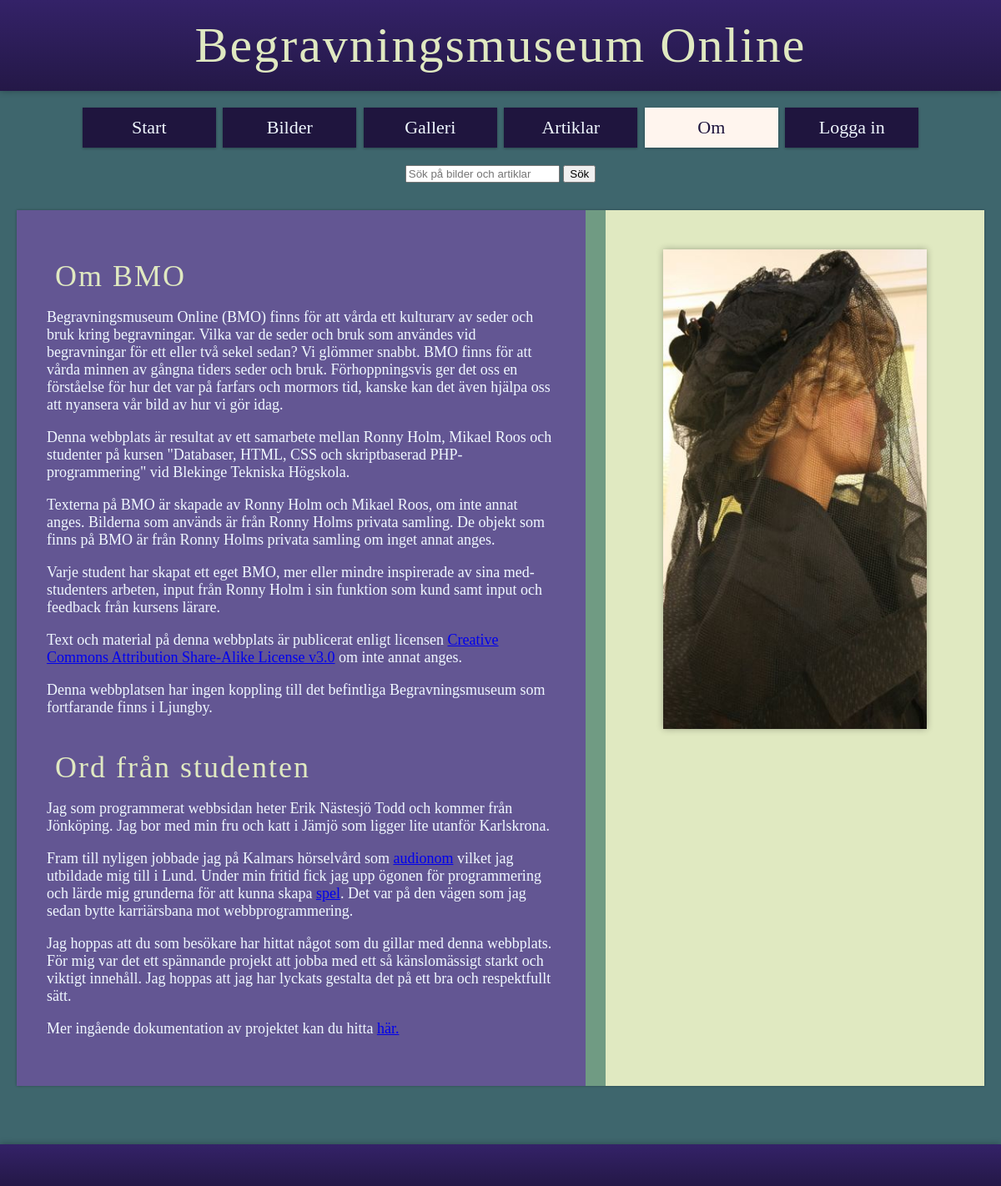
The app's page /om.php with its own data.
### tables this page shows
CREATE TABLE "About" (
	"id"	INTEGER,
	"category"	TEXT,
	"title"	TEXT,
	"content"	TEXT,
	"author"	TEXT,
	"pubdate"	TEXT,
	PRIMARY KEY("id")
);

### src/functions.php (called while the page is built, shortened)
<?php
function findTemplateFile(string $tpl): string
{
    $viewPath = __DIR__ . "/../view";
    $files = [
        $tpl,
        "$viewPath/$tpl",
        "$viewPath/$tpl.php",
    ];
    foreach ($files as $file) {
        if (is_readable($file)) {
            return $file;
        }
    }
    throw new Exception(
        "The template file '$tpl' does not exists or is not readable in"
            . " any way I know of. I even tried the paths '$viewPath/$tpl' and"
            . " '$viewPath/$tpl.php'."
    );
}
function render(string $tpl, array $data = []): void
{
    $file = findTemplateFile($tpl);
    extract($data);
    require $file;
}
function renderToString(string $tpl, array $data = []): string
{
    render($tpl, $data);
    $html = ob_get_contents();
    return $html ? $html : "";
}

### view/db-about-extract.php (the view)
<?php
$id = $id ?? null;
if (!$id) {
    die("Något gick fel när sidan försökte hämtas.");
} else {
    $dsn = "sqlite:../db/bmo.sqlite";
    $db = connectToDatabase($dsn);
    $sql = <<<EOD
    SELECT
        *
    FROM About
    WHERE
        id = ?
    ;
    EOD;
    $stmt = $db->prepare($sql);
    $args = [$id];
    $stmt->execute($args);
    $res = $stmt->fetch();
}
?>
<section id="<?= $res["id"] ?>">
    <h3>
        <?= $res["title"] ?>
    </h3>
    <?= $res["content"] ?>
</section>

### public/css/base.css (style rules this page uses)
html { box-sizing: border-box; background-color: #3e666d; }
*, *::before, *::after { box-sizing: inherit; }
body { overflow-y: scroll; font-size: 18px; margin: 0px auto; }
p { color: AliceBlue; }
h3 { color: #e0e9C1; font-family: 'Times New Roman', Times, serif; font-weight: initial; letter-spacing: 2px; font-size: 2em; margin: 10px; }
section { margin: 40px 0px; }

### records on screen
about: title "Om BMO", content "Begravningsmuseum Online (BMO) finns för att vårda ett kulturarv av seder och bruk kring begravningar. Vilka var de seder och bruk som användes vid begravningar för ett eller två sekel sedan? Vi glömmer snabbt. BMO finns för att vårda minnen av gångna tiders seder och bruk. Förhoppningsvis ger det oss en förståelse för hur det var på farfars och mormors tid, kanske kan det även hjälpa oss att nyansera vår bild av hur vi gör idag. Denna webbplats är resultat av ett samarbete mellan Ronny Holm, Mikael Roos och studenter på kursen \"Databaser, HTML, CSS och skriptbaserad PHP-programmering\" vid Blekinge Tekniska Högskola. Texterna på BMO är skapade av Ronny Holm och Mikael Roos, om inte annat…"
about: title "Ord från studenten", content "Jag som programmerat webbsidan heter Erik Nästesjö Todd och kommer från Jönköping. Jag bor med min fru och katt i Jämjö som ligger lite utanför Karlskrona. Fram till nyligen jobbade jag på Kalmars hörselvård som audionom vilket jag utbildade mig till i Lund. Under min fritid fick jag upp ögonen för programmering och lärde mig grunderna för att kunna skapa spel . Det var på den vägen som jag sedan bytte karriärsbana mot webbprogrammering. Jag hoppas att du som besökare har hittat något som du gillar med denna webbplats. För mig var det ett spännande projekt att jobba med ett så känslomässigt starkt och viktigt innehåll. Jag hoppas att jag har lyckats gestalta det på ett bra och respektfullt…"

### other values on screen
$key "Start"
$key "Bilder"
$key "Galleri"
$key "Artiklar"
$key "Om"
$key "Logga in"
